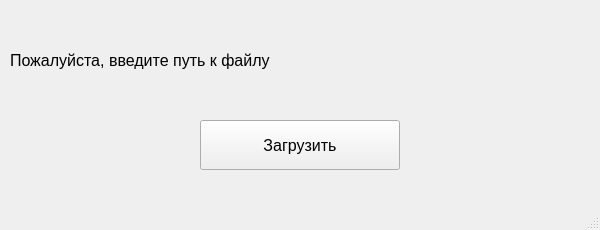
<?xml version="1.0" encoding="UTF-8"?>
<ui version="4.0">
 <class>MainWindow</class>
 <widget class="QMainWindow" name="MainWindow">
  <property name="geometry">
   <rect>
    <x>0</x>
    <y>0</y>
    <width>600</width>
    <height>230</height>
   </rect>
  </property>
  <property name="windowTitle">
   <string>MainWindow</string>
  </property>
  <widget class="QWidget" name="centralwidget">
   <widget class="QLabel" name="label">
    <property name="geometry">
     <rect>
      <x>10</x>
      <y>10</y>
      <width>580</width>
      <height>100</height>
     </rect>
    </property>
    <property name="font">
     <font>
      <pointsize>12</pointsize>
     </font>
    </property>
    <property name="text">
     <string>Пожалуйста, введите путь к файлу</string>
    </property>
   </widget>
   <widget class="QPushButton" name="pushButton">
    <property name="geometry">
     <rect>
      <x>200</x>
      <y>120</y>
      <width>200</width>
      <height>50</height>
     </rect>
    </property>
    <property name="font">
     <font>
      <pointsize>12</pointsize>
     </font>
    </property>
    <property name="text">
     <string>Загрузить</string>
    </property>
   </widget>
  </widget>
  <widget class="QMenuBar" name="menubar">
   <property name="geometry">
    <rect>
     <x>0</x>
     <y>0</y>
     <width>600</width>
     <height>21</height>
    </rect>
   </property>
  </widget>
  <widget class="QStatusBar" name="statusbar"/>
 </widget>
 <resources/>
 <connections/>
</ui>
